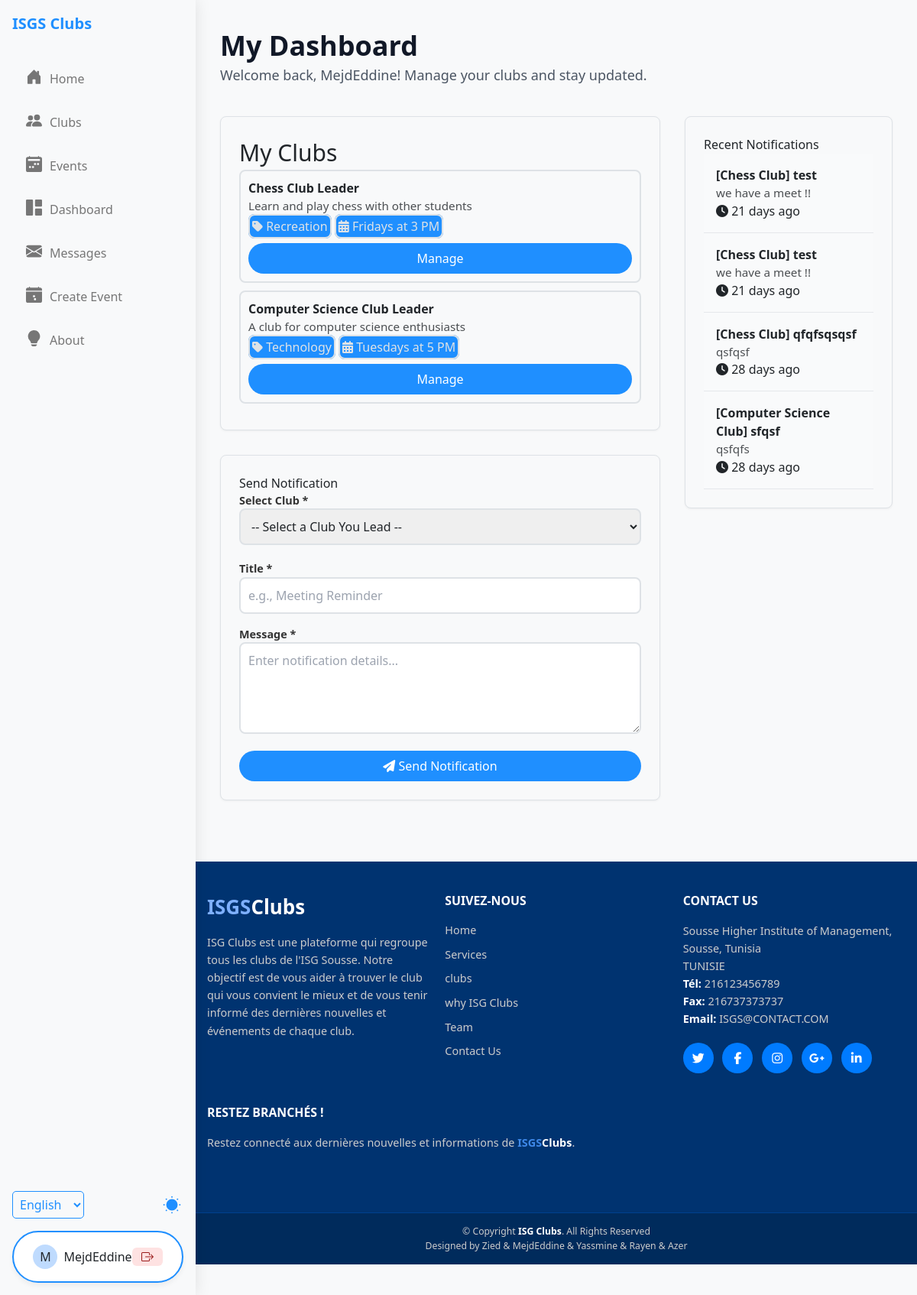
Before: /dashboard.php (signed in) with the older database file.
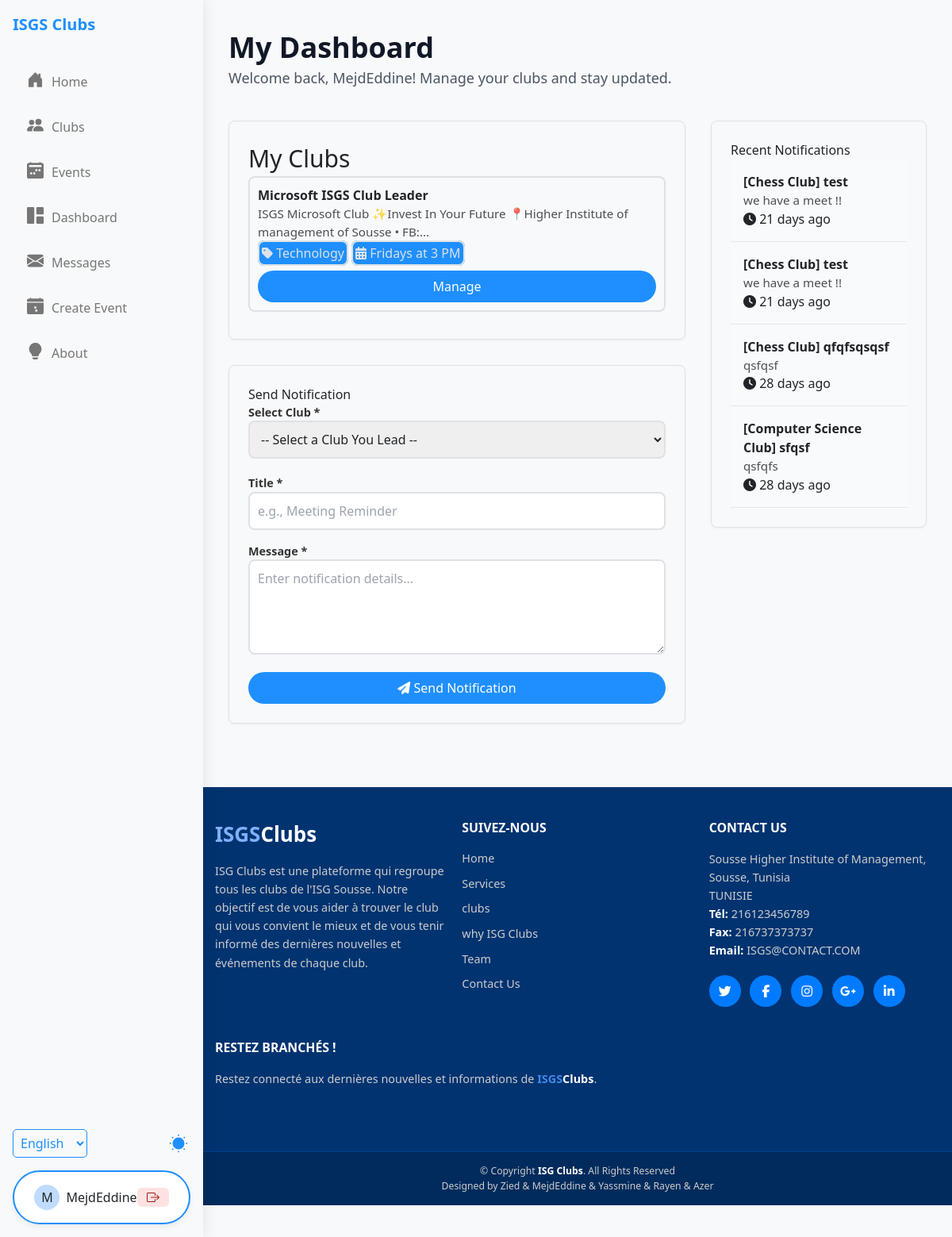
After: the same page with the newer database file.
### tables this page shows
CREATE TABLE IF NOT EXISTS `club_members` (
  `id` int NOT NULL AUTO_INCREMENT,
  `user_id` int NOT NULL,
  `club_id` int NOT NULL,
  `role` enum('member','leader','pending') NOT NULL DEFAULT 'pending',
  `joined_at` timestamp NOT NULL DEFAULT CURRENT_TIMESTAMP,
  `department` enum('President','Vice President','HR Responsible','General Secretary','Media Responsible','Sponsoring Responsible','Logistique Responsible','Media Member','Sponsoring Member','Logistique Member','General Member') NOT NULL DEFAULT 'General Member',
  PRIMARY KEY (`id`),
  UNIQUE KEY `unique_membership` (`user_id`,`club_id`),
  KEY `idx_club_pending` (`club_id`,`role`)
);

CREATE TABLE IF NOT EXISTS `clubs` (
  `id` int NOT NULL AUTO_INCREMENT,
  `name` varchar(100) NOT NULL,
  `description` text,
  `category` varchar(50) NOT NULL,
  `meeting_schedule` varchar(100) DEFAULT NULL,
  `status` enum('pending','active','rejected') NOT NULL DEFAULT 'pending',
  `proposed_by_user_id` int DEFAULT NULL COMMENT 'User ID who submitted the request',
  `created_at` timestamp NOT NULL DEFAULT CURRENT_TIMESTAMP,
  `logo_path` varchar(100) DEFAULT NULL,
  PRIMARY KEY (`id`),
  KEY `proposed_by_user_id` (`proposed_by_user_id`),
  KEY `idx_club_status` (`status`)
);

CREATE TABLE IF NOT EXISTS `notifications` (
  `id` int NOT NULL AUTO_INCREMENT,
  `user_id` int NOT NULL,
  `title` varchar(100) NOT NULL,
  `message` text NOT NULL,
  `is_read` tinyint(1) DEFAULT '0',
  `created_at` timestamp NOT NULL DEFAULT CURRENT_TIMESTAMP,
  PRIMARY KEY (`id`),
  KEY `user_id` (`user_id`)
);

### config/database.php (called while the page is built, shortened)
<?php
$host = 'localhost';
$dbname = 'clubnest';
$username = 'root';
$password = '';
try {
    $pdo = new PDO("mysql:host=$host;dbname=$dbname", $username, $password);
    $pdo->setAttribute(PDO::ATTR_ERRMODE, PDO::ERRMODE_EXCEPTION);
    $pdo->setAttribute(PDO::ATTR_DEFAULT_FETCH_MODE, PDO::FETCH_ASSOC);
} catch (PDOException $e) {
    die("Database connection failed: " . $e->getMessage());
}
function getUserNotifications($userId)
{
    global $pdo;
    $query = "SELECT * FROM notifications WHERE user_id = :user_id ORDER BY created_at DESC";
    $stmt = $pdo->prepare($query);
    $stmt->bindParam(':user_id', $userId);
    $stmt->execute();
    return $stmt->fetchAll();
}
?>

### dashboard.php (the view, shortened to what the changed rows need)
<?php
require_once 'config/database.php';
$userId = $_SESSION['user']['id'];
$userRole = $_SESSION['user']['role'] ?? 'student';
function format_time_ago($datetime, $full = false) {
    try {
        $now = new DateTime;
        $timestamp = strtotime($datetime);
        $ago = new DateTime('@'.$timestamp);
        $diff = $now->diff($ago);
        $string = ['y'=>'year','m'=>'month','d'=>'day','h'=>'hour','i'=>'minute','s'=>'second'];
        foreach ($string as $k=>&$v){
            if(property_exists($diff, $k)){
                if($diff->$k) $v=$diff->$k.' '.$v.($diff->$k>1?'s':'');
                else unset($string[$k]);
            } else unset($string[$k]);
        }
        if(!$full)$string=array_slice($string,0,1);
        return $string?implode(', ',$string).' ago':'just now';
    } catch(Exception $e){
        error_log("Time format err ('{$datetime}'): ".$e->getMessage());
        $ts=strtotime($datetime);
        return $ts?date('M j, Y g:i a',$ts):'Invalid date';
    }
}
$userClubs = [];
$notifications = [];
try {
    $queryClubs = "SELECT c.id, c.name, c.description, c.category, c.meeting_schedule, c.status, cm.role as member_role
                   FROM clubs c
                   JOIN club_members cm ON c.id = cm.club_id
                   WHERE cm.user_id = :user_id
                   ORDER BY c.name ASC";
    $stmtClubs = $pdo->prepare($queryClubs);
    $stmtClubs->bindParam(':user_id', $userId, PDO::PARAM_INT);
    $stmtClubs->execute();
    $userClubs = $stmtClubs->fetchAll(PDO::FETCH_ASSOC);
} catch (Exception $e) {
    error_log("Error fetching user clubs for dashboard: " . $e->getMessage());
    $pageError = "Could not load your club information.";
}
if (function_exists('getUserNotifications')) {
    $notifications = getUserNotifications($userId);
}
$ledClubs = array_filter($userClubs, function($club) {
    return $club['member_role'] === 'leader';
});
include_once 'header.php';
?>
<main class="main-content dashboard-container py-10">
    <div class="dashboard-wrapper max-w-7xl mx-auto px-4 sm:px-6 lg:px-8">
        <div class="dashboard-header mb-10">
            <h1 class="text-3xl md:text-4xl font-bold text-gray-900 mb-1">My Dashboard</h1>
        </div>
        <div class="grid grid-cols-1 lg:grid-cols-3 gap-8">
            <div class="lg:col-span-2 space-y-8">
                <section class="card dashboard-section">
                    <h2 class="section-heading" style="font-size: 30px; font-weight:500;">My Clubs</h2>
                    <?php if (count($userClubs) > 0): ?>
                        <div class="list-container">
                            <?php foreach ($userClubs as $club): ?>
                                <div class=" club-list-item hover:bg-gray-50" style="width: 100%; margin-bottom:10px; border: 2px solid var(--border-color);border-radius: 0.5rem;padding:10px;">
                                    <div class="item-main">
                                        <strong class="item-title">
                                            <?php echo htmlspecialchars($club['name'] ?? 'Unnamed Club'); ?>
                                            <?php if (($club['member_role'] ?? '') === 'leader'): ?>
                                                <span class="role-badge leader-badge">Leader</span>
                                            <?php else: ?>
                                                <span class="role-badge member-badge">Member</span>
                                            <?php endif; ?>
                                        </strong>
                                        <p class="item-description">
                                            <?php $desc=$club['description']??''; echo htmlspecialchars(substr($desc,0,100)).(strlen($desc)>100?'...':''); ?>
                                        </p>
                                        <div class="item-meta-tags" style="margin-top: 3px;">
                                            <?php if (!empty($club['category'])): ?>
                                                <span class="item-meta" style="background-color:var(--primary-color); color:var(--border-color); width: 100%; border: 2px solid var(--border-color);border-radius: 0.5rem;padding:3px;"><i class="fas fa-tag" ></i> <?php echo htmlspecialchars($club['category']); ?></span>
                                            <?php endif; ?>
                                            <?php if (!empty($club['meeting_schedule'])): ?>
                                                <span class="item-meta" style="background-color:var(--primary-color); color:var(--border-color); width: 100%; border: 2px solid var(--border-color);border-radius: 0.5rem;padding:3px;"><i class="fas fa-calendar-alt"></i> <?php echo htmlspecialchars($club['meeting_schedule']); ?></span>
                                            <?php endif; ?>
                                        </div>
                                    </div>
                                    <div class="item-action">
                                        <a href="<?php echo ($club['member_role'] === 'leader' ? 'manage-club.php?id=' : 'club-detail.php?id='); ?><?php echo $club['id']; ?>"
                                           class="btn btn-primary">
                                            <?php echo ($club['member_role'] === 'leader') ? 'Manage' : 'View Club'; ?>
                                        </a>
                                    </div>
                                </div>
                            <?php endforeach; ?>
                        </div>
                    <?php endif; ?>
                </section>
                <?php if ($userRole === 'club_leader' || $userRole === 'admin'):  ?>
                    <?php if (count($ledClubs) > 0):  ?>
                        <section class="card dashboard-section">
                            <h2 class="section-heading">Send Notification</h2>
                        </section>
                    <?php endif;  ?>
                <?php endif;  ?>
            </div>
            <div class="space-y-8">
                <section class="card dashboard-section">
                    <h2 class="section-heading">Recent Notifications</h2>
                    <?php if (count($notifications) > 0): ?>
                        <div class="list-container notifications-list max-h-96 overflow-y-auto">
                            <?php foreach ($notifications as $index => $notification): ?>
                                <div class="list-item notification-list-item <?php echo !($notification['is_read'] ?? false) ? 'unread' : ''; ?>"> <div class="item-main"> <strong class="item-title notification-title"><?php echo htmlspecialchars($notification['title'] ?? ''); ?></strong> <p class="item-description notification-message"><?php echo htmlspecialchars($notification['message'] ?? ''); ?></p> </div> <span class="item-meta notification-time"><i class="fas fa-clock"></i> <?php echo format_time_ago($notification['created_at'] ?? ''); ?></span> </div>
                            <?php endforeach; ?>
                        </div>
                    <?php else: ?>
                         <div class="empty-list-message"><i class="fas fa-bell-slash icon-large"></i><p>No notifications yet.</p></div>
                    <?php endif; ?>
                </section>
            </div>
        </div>
    </div>
    <?php include 'footer.php'; ?>
</main>
</body>
</html>

Changed rows visible on the page:
no longer on this page (row edited): club_members: club.name "Computer Science Club", role "Leader", club.description "A club for computer science enthusiasts", club.category "Technology", club.meeting_schedule "Tuesdays at 5 PM"
changed through a linked row, club_members "Fridays at 3 PM": club.name "Chess Club" → "Microsoft ISGS Club"; club.description "Learn and play chess with other students" → "ISGS Microsoft Club ✨Invest In Your Future 📍Higher Institute of management of Sousse • FB:"; club.category "Recreation" → "Technology"; now shows "..."
